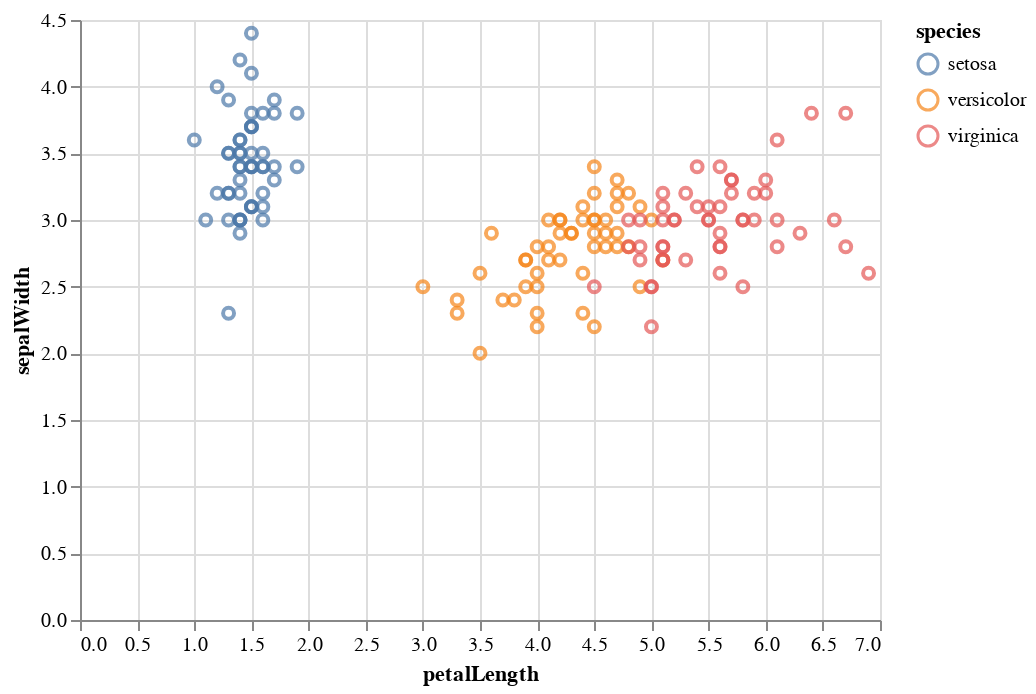

The code cell stored with this chart in its notebook:
### Markdown cell above
Spoiler: Solo bastan un par de líneas extras para crear un gráfico interactivo!

### Code cell
alt.Chart(iris).mark_point().encode(
    x="petalLength",
    y="sepalWidth",
    color="species",
    tooltip="species"
).interactive()

### Figure 1 — Vega-Lite specification as saved in the notebook (floating-point values rounded to 4 significant figures; data arrays with more than 128 entries replaced by an {"elided": "..."} marker saying what was removed)
{"$schema": "https://vega.github.io/schema/vega-lite/v3.4.0.json", "config": {"background": "white", "mark": {"tooltip": null}, "view": {"height": 300, "width": 400}}, "data": {"name": "data-a264acbd6e539a8b3afc0cb5f240fb57"}, "datasets": {"data-a264acbd6e539a8b3afc0cb5f240fb57": {"elided": "150 records"}}, "encoding": {"color": {"field": "species", "type": "nominal"}, "tooltip": {"field": "species", "type": "nominal"}, "x": {"field": "petalLength", "type": "quantitative"}, "y": {"field": "sepalWidth", "type": "quantitative"}}, "mark": "point", "selection": {"selector005": {"bind": "scales", "encodings": ["x", "y"], "type": "interval"}}}
